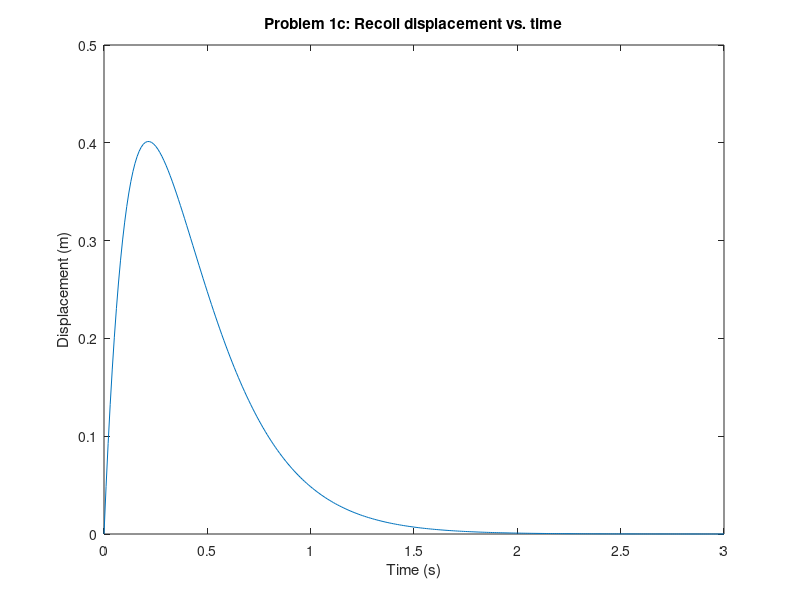

Source code (MATLAB): (Note: this script raises an error after producing the figure.)
% Benjamin Stutzke
% ENAE 423
% Homework 1

%% Problem 1
tspan = 0:0.01:3;
c2 = 5.079;
omega_n = 4.655;
y = c2.*tspan.*exp(-omega_n.*tspan);
figure(1);
plot(tspan, y);
title("Problem 1c: Recoil displacement vs. time")
ylabel("Displacement (m)");
xlabel("Time (s)");

%% Problem 2
% Part A
global m;
global k;
global F0;
global OMEGA;
global c;

m = 1;          % kg
k = 25*(pi^2);  % N/m
F0 = 0.1;       % N
omega_n = sqrt(k/m);
c = 0;

% For 0.75
OMEGA = 0.75*omega_n;

tspan = [0 60];
xinit = [0 0];

[t, x] = ode45(@ode, tspan, xinit);

y = x(:,1);
ydot = x(:,2);

figure(2);
plot(t, y);
title("Problem 2a: Solutions for no damping at 0.75*\omega_n");
xlabel("Time (s)");
ylabel("Displacement (m)");

% For 0.95
OMEGA = 0.95*omega_n;
[t, x] = ode45(@ode, tspan, xinit);
y = x(:,1);
ydot = x(:,2);

figure(3);
plot(t, y);
title("Problem 2a: Solutions for no damping at 0.95*\omega_n");
xlabel("Time (s)");
ylabel("Displacement (m)");

% For 1.03
OMEGA = 1.03*omega_n;
[t, x] = ode45(@ode, tspan, xinit);
y = x(:,1);
ydot = x(:,2);

figure(4);
plot(t, y);
title("Problem 2a: Solutions for no damping at 1.03*\omega_n");
xlabel("Time (s)");
ylabel("Displacement (m)");

% Part B
zeta = 0.001;
c = 2*zeta*omega_n*m;

% For 0.75
OMEGA = 0.75*omega_n;

tspan = [0 60];
xinit = [0 0];

[t, x] = ode45(@ode, tspan, xinit);

y = x(:,1);
ydot = x(:,2);

figure(5);
plot(t, y);
title("Problem 2b: Solutions for damping ratio \zeta = 0.001 at 0.75*\omega_n");
xlabel("Time (s)");
ylabel("Displacement (m)");

% For 0.95
OMEGA = 0.95*omega_n;
[t, x] = ode45(@ode, tspan, xinit);
y = x(:,1);
ydot = x(:,2);

figure(6);
plot(t, y);
title("Problem 2b: Solutions for damping ratio \zeta = 0.001 at 0.95*\omega_n");
xlabel("Time (s)");
ylabel("Displacement (m)");

% For 1.03
OMEGA = 1.03*omega_n;
[t, x] = ode45(@ode, tspan, xinit);
y = x(:,1);
ydot = x(:,2);

figure(7);
plot(t, y);
title("Problem 2b: Solutions for damping ratio \zeta = 0.001 at 1.03*\omega_n");
xlabel("Time (s)");
ylabel("Displacement (m)");

function dxdt = ode(t, x)
    global m;
    global F0;
    global OMEGA;
    global c;
    global k;

    y = x(1);
    v = x(2);

    dxdt = zeros(size(x));
    dxdt(1) = v;
    dxdt(2) = (1/m)*(F0*sin(OMEGA*t)-(c*v+k*y));
end


